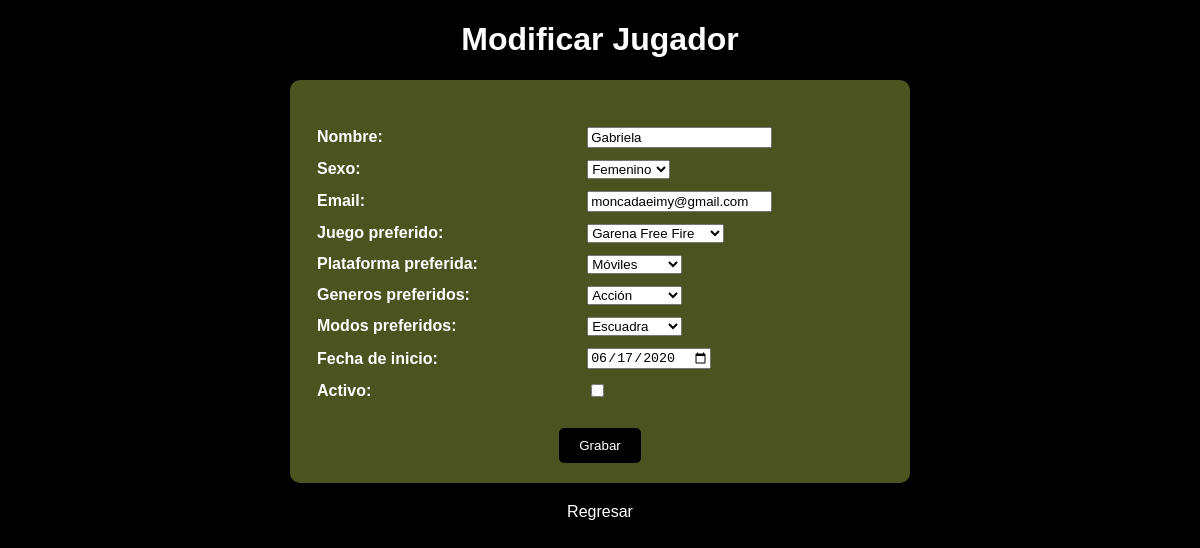
Screenshot of /modificar_jugador/10/ with the database file from the repository.
### jugadores/models.py (models this page shows, shortened)
class Jugador(models.Model):
    sexo = [
        ("M", "Masculino"),
        ("F", "Femenino")
    ]
    nombre = models.CharField(max_length=50)
    sexo = models.CharField(max_length=1, choices=sexo, null=True)
    Email = models.CharField(max_length=50)
    activo = models.BooleanField(default=True)
    fecha_de_inicio = models.DateField(null=True)
    modos_preferidos = models.ForeignKey(Modo, on_delete=models.SET_NULL, null=True)
    generos_preferidos = models.ForeignKey(GeneroJuego, on_delete=models.SET_NULL, null=True)
    plataforma_preferida = models.ForeignKey(Plataforma, on_delete=models.SET_NULL, null=True)
    juego_preferido = models.ForeignKey(Juego, on_delete=models.SET_NULL, null=True)

### jugadores/views.py (the view)
# urls.py: path('modificar_jugador/<int:jugador_id>/', modificar_jugador, name='modificar_jugador'),
def modificar_jugador(request, jugador_id):
    pagina = loader.get_template('modificar_jugador.html')
    jugador = get_object_or_404(Jugador, pk=jugador_id)
    if request.method == 'GET':
        formulario = JugadorFormulario(instance=jugador)
    elif request.method == 'POST':
        formulario = JugadorFormulario(request.POST, instance=jugador)
        if formulario.is_valid():
            formulario.save()
            return redirect('jugadores')
    datos = {'formulario': formulario}
    return HttpResponse(pagina.render(datos, request))

### jugadores/forms.py
class JugadorFormulario(forms.ModelForm):
    class Meta:
        model = Jugador
        fields = ('nombre','sexo','Email', 'juego_preferido', 'plataforma_preferida', 'generos_preferidos', 'modos_preferidos', 'fecha_de_inicio', 'activo')
        widgets = {
            'Email': forms.EmailInput(attrs={'type': 'email'}),
            'fecha_de_inicio': forms.DateInput(attrs={'type': 'date'}),
        }

### jugadores/models.py (called while the page is built)
    def __str__(self):
        return self.nombre

    def __str__(self):
        return self.nombre

    def __str__(self):
        return self.nombre

    def __str__(self):
        return self.nombre

### jugadores/templates/modificar_jugador.html (shortened to what this page needs)
<!DOCTYPE html>
<html lang="en">
<head>
</head>
<body>
    <h1>Modificar Jugador</h1>
    <form method="POST">
        <table>
            {% for field in formulario %}
                <tr>
                    <th>{{ field.label_tag }}</th>
                    <td>{{ field }}</td>
                </tr>
            {% endfor %}
        </table>
        <input type="submit" value="Grabar">
    </form>
    <a href="{% url 'jugadores' %}">Regresar</a>
</body>
</html>

### jugadores/templates/modificar_jugador.html (style rules this page uses)
body { background-color: #000000; color: #ffffff; font-family: Arial, sans-serif; margin: 20px; }
h1 { color: #ffffff; text-align: center; }
form { width: 50%; margin: 20px auto; padding: 20px; background-color: #4B5320; border-radius: 10px; }
table { width: 100%; margin-top: 20px; color: #ffffff; }
th, td { padding: 5px; text-align: left; }
input[type="submit"] { background-color: #000000; color: #ffffff; padding: 10px 20px; border: none; border-radius: 5px; cursor: pointer; display: block; margin: 0 auto; margin-top: 20px; }
a { display: block; margin-top: 10px; color: #ffffff; text-decoration: none; text-align: center; }

### rows the page displays
Jugador: formulario "Gabriela" "Femenino" "moncadaeimy@gmail.com" "Garena Free Fire" "Móviles" "Acción" "Escuadra" "06/17/2020"

### other values shown
{{ field.label_tag }} "Nombre:" "Sexo:" "Email:" "Juego preferido:" "Plataforma preferida:" "Generos preferidos:" "Modos preferidos:" "Fecha de inicio:" "Activo:"
